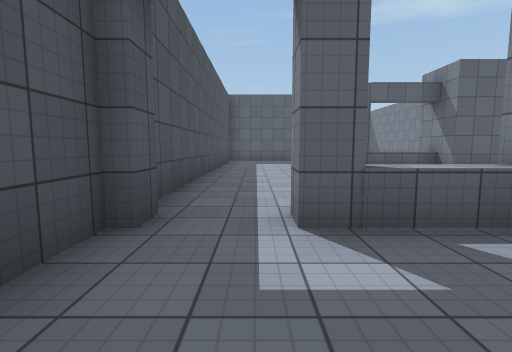
view 1 (above)

16 first-person views from a walk through a 3-D level made in the Unity game engine. The camera is 1.3 m above the floor, tilts 6° down and sees 85° across. The floor is counted in squares, 2 m on a side. Each view is taken from the middle of a square. On the plan, view 1 faces up. The plan holds only what a view shows up to about 9 squares ahead; the rest is blank. The place goes on beyond the plan. The player character is not drawn. Some animated figures are left out. Surface patterns are stand-ins for the level's own textures.

view 2
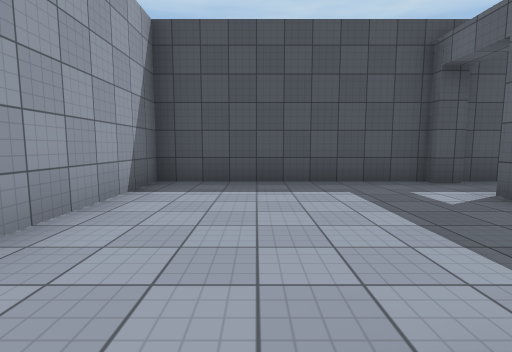

view 3
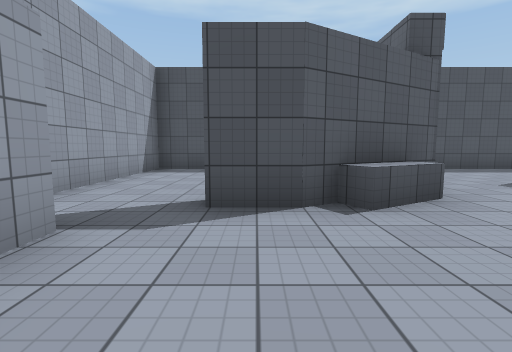

view 4
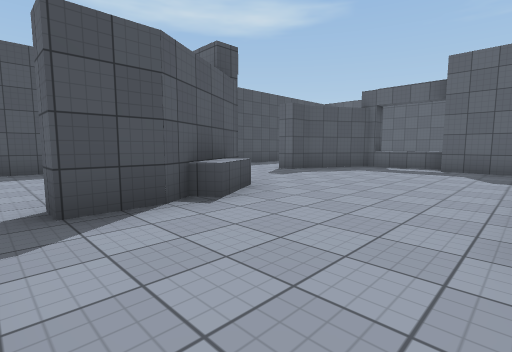

view 5
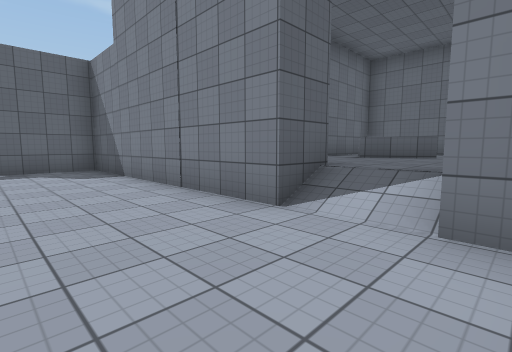

view 6
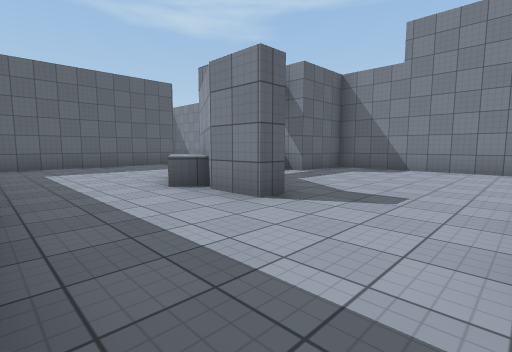

view 7
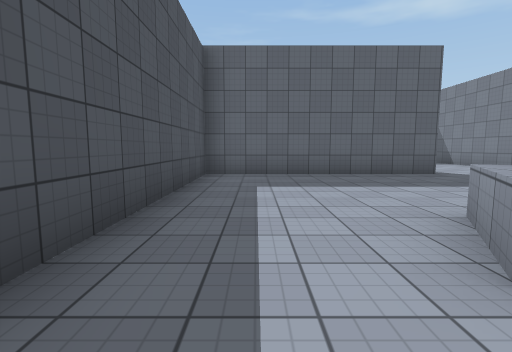

view 8
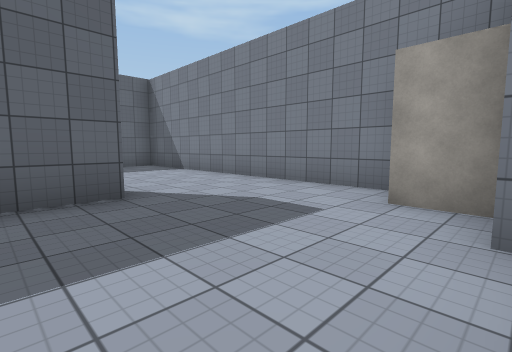

view 9
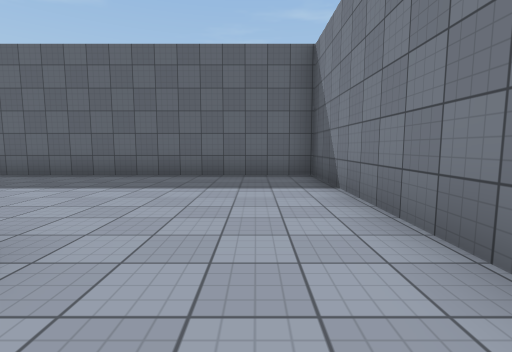

view 10
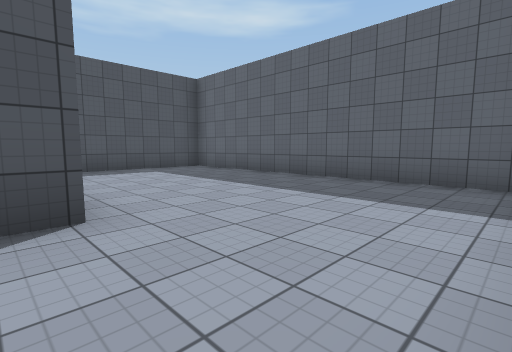

view 11
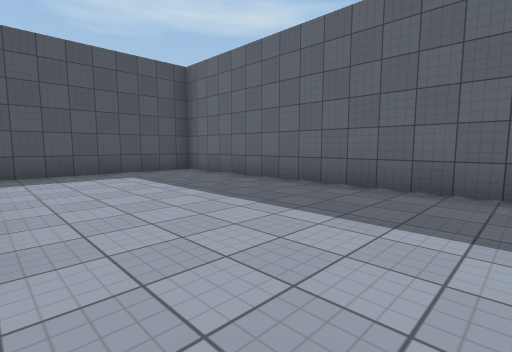

view 12
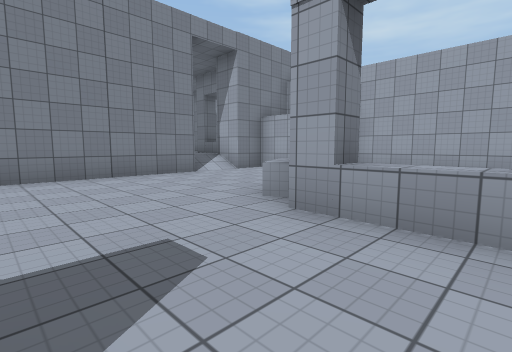

view 13
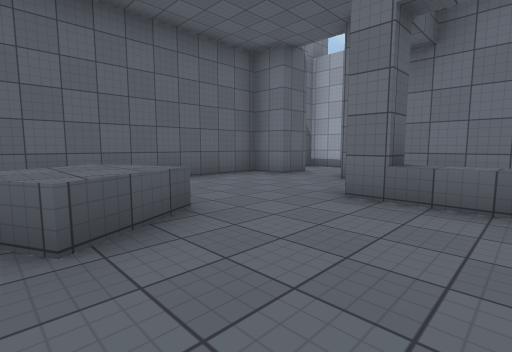

view 14
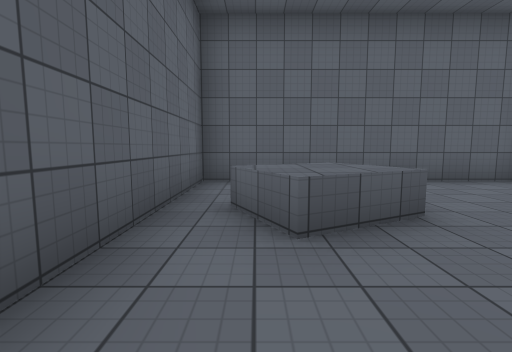

view 15
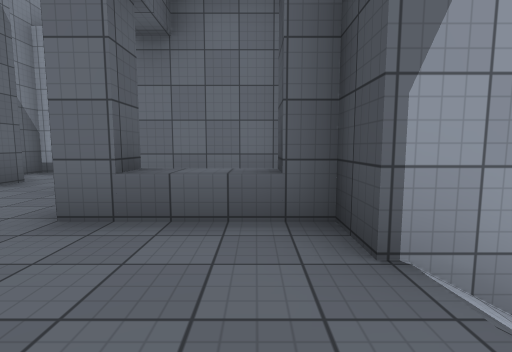

view 16
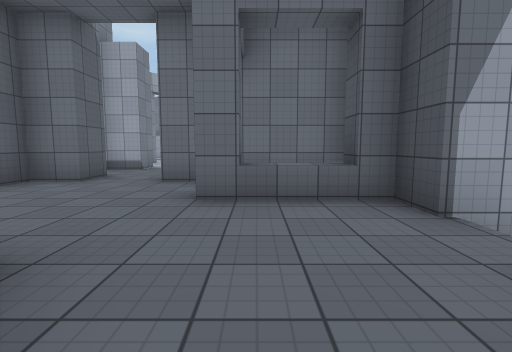

### Floor plan
Key: @ floor where view 1 was taken; # wall or solid block; . main floor; : floor 0.75 m higher than the main floor; / step, stairs or slope; ^ raised ledge.
Columns run from 2 left of view 1 to 15 right of it. Each row starts with its distance up from view 1.
 19 ###########
 18 #.........#
 17 #.........#
 16 #.........#
 15 #.........#
 14 #.........#
 13 #######...#
 12 #.........#
 11 #.........#
 10 #........##
  9 #.......##
  8 #...^#^^###
  7 #...#.....#
  6 #...#.....#
  5 #.........#
  4 #.........#
  3 #.........########
  2 ##.^^#....#::^^::#
  1 #....##...#:::^: #
  0 #.@...#.../::::: #
 -1 #.........#::::::#
 -2 #......####^^::::#
 -3 ########  #  ::::#
 -4            ###::##
 -5               :::
 -6                :#
 -7                 #

Where each view was taken, in squares from view 1:
view 1: 0 up, 0 right, facing up
view 2: 1 down, 4 right, facing left
view 3: 0 up, 7 right, facing left
view 4: 1 down, 7 right, facing up-left
view 5: 1 down, 5 right, facing up-right
view 6: 3 up, 1 left, facing up-right
view 7: 6 up, 0 right, facing up
view 8: 9 up, 3 right, facing up-right
view 9: 12 up, 6 right, facing up
view 10: 13 up, 7 right, facing up-left
view 11: 14 up, 6 right, facing up-left
view 12: 5 up, 1 right, facing down-right
view 13: 2 up, 9 right, facing down-right
view 14: 2 up, 9 right, facing right
view 15: 1 up, 9 right, facing down
view 16: 2 up, 10 right, facing down
